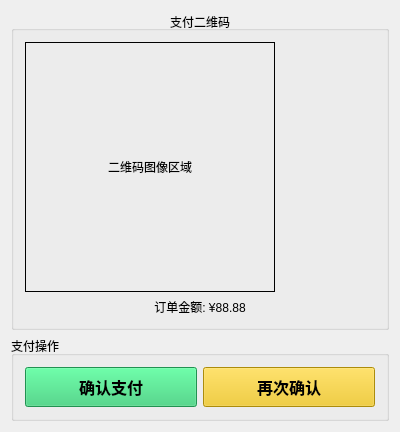
<?xml version="1.0" encoding="UTF-8"?>
<ui version="4.0">
 <class>MainWindow</class>
 <widget class="QMainWindow" name="MainWindow">
  <property name="geometry">
   <rect>
    <x>0</x>
    <y>0</y>
    <width>400</width>
    <height>400</height>
   </rect>
  </property>
  <property name="windowTitle">
   <string>支付</string>
  </property>
  <widget class="QWidget" name="centralWidget">
   <layout class="QVBoxLayout" name="verticalLayout">
    <item>
     <widget class="QGroupBox" name="groupBoxQRCode">
      <property name="title">
       <string>支付二维码</string>
      </property>
      <property name="alignment">
       <set>Qt::AlignCenter</set>
      </property>
      <layout class="QVBoxLayout" name="verticalLayout_2">
       <item>
        <widget class="QLabel" name="labelQRCode">
         <property name="minimumSize">
          <size>
           <width>250</width>
           <height>250</height>
          </size>
         </property>
         <property name="maximumSize">
          <size>
           <width>250</width>
           <height>250</height>
          </size>
         </property>
         <property name="frameShape">
          <enum>QFrame::Box</enum>
         </property>
         <property name="text">
          <string>二维码图像区域</string>
         </property>
         <property name="alignment">
          <set>Qt::AlignCenter</set>
         </property>
        </widget>
       </item>
       <item>
        <widget class="QLabel" name="labelOrderInfo">
         <property name="text">
          <string>订单金额: ¥88.88</string>
         </property>
         <property name="alignment">
          <set>Qt::AlignCenter</set>
         </property>
        </widget>
       </item>
      </layout>
     </widget>
    </item>
    <item>
     <widget class="QGroupBox" name="groupBoxPayment">
      <property name="title">
       <string>支付操作</string>
      </property>
      <layout class="QHBoxLayout" name="horizontalLayout_2">
       <item>
        <widget class="QPushButton" name="btnConfirmPayment">
         <property name="minimumSize">
          <size>
           <width>0</width>
           <height>40</height>
          </size>
         </property>
         <property name="font">
          <font>
           <pointsize>12</pointsize>
           <weight>75</weight>
           <bold>true</bold>
          </font>
         </property>
         <property name="styleSheet">
          <string notr="true">background-color: rgb(46, 204, 113);</string>
         </property>
         <property name="text">
          <string>确认支付</string>
         </property>
        </widget>
       </item>
       <item>
        <widget class="QPushButton" name="btnReconfirm">
         <property name="minimumSize">
          <size>
           <width>0</width>
           <height>40</height>
          </size>
         </property>
         <property name="font">
          <font>
           <pointsize>12</pointsize>
           <weight>75</weight>
           <bold>true</bold>
          </font>
         </property>
         <property name="styleSheet">
          <string notr="true">background-color: rgb(241, 196, 15);</string>
         </property>
         <property name="text">
          <string>再次确认</string>
         </property>
        </widget>
       </item>
      </layout>
     </widget>
    </item>
   </layout>
  </widget>
 </widget>
 <layoutdefault spacing="6" margin="11"/>
 <resources/>
 <connections/>
</ui>
